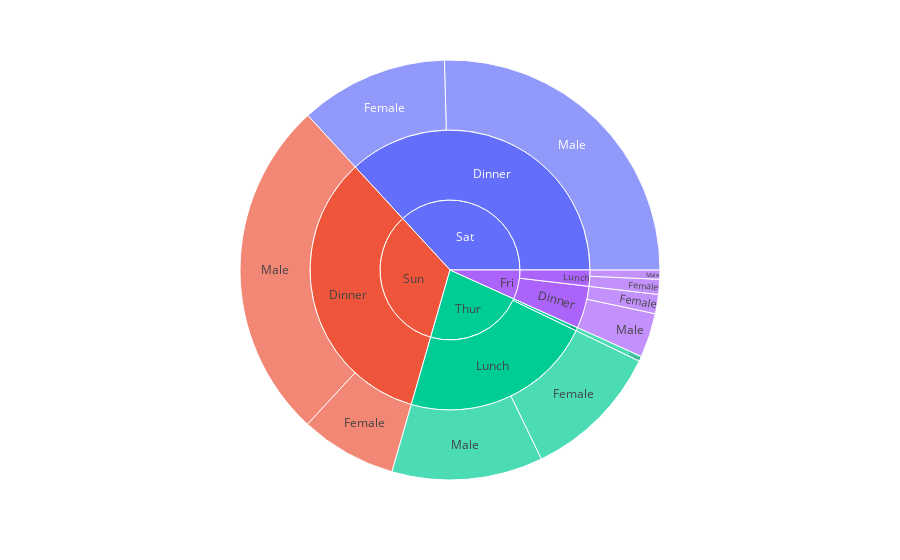

This figure's notebook cell:
### Code cell
import plotly.express as px
df = px.data.tips()
fig = px.sunburst(df, path=['day', 'time', 'sex'], values='total_bill')
fig.show()

### Figure 1 — Plotly figure (JSON) as saved in the notebook; plotly's stock layout.template omitted (floating-point values rounded to 4 significant figures)
{"data": [{"branchvalues": "total", "domain": {"x": [0, 1], "y": [0, 1]}, "hovertemplate": "labels=%{label}<br>total_bill=%{value}<br>parent=%{parent}<br>id=%{id}<extra></extra>", "ids": ["Fri/Dinner/Female", "Sat/Dinner/Female", "Sun/Dinner/Female", "Thur/Dinner/Female", "Fri/Lunch/Female", "Thur/Lunch/Female", "Fri/Dinner/Male", "Sat/Dinner/Male", "Sun/Dinner/Male", "Fri/Lunch/Male", "Thur/Lunch/Male", "Fri/Dinner", "Sat/Dinner", "Sun/Dinner", "Thur/Dinner", "Fri/Lunch", "Thur/Lunch", "Fri", "Sat", "Sun", "Thur"], "labels": ["Female", "Female", "Female", "Female", "Female", "Female", "Male", "Male", "Male", "Male", "Male", "Dinner", "Dinner", "Dinner", "Dinner", "Lunch", "Lunch", "Fri", "Sat", "Sun", "Thur"], "name": "", "parents": ["Fri/Dinner", "Sat/Dinner", "Sun/Dinner", "Thur/Dinner", "Fri/Lunch", "Thur/Lunch", "Fri/Dinner", "Sat/Dinner", "Sun/Dinner", "Fri/Lunch", "Thur/Lunch", "Fri", "Sat", "Sun", "Thur", "Fri", "Thur", "", "", "", ""], "type": "sunburst", "values": [71.55, 551.0, 357.7, 18.78, 55.76, 516.1, 164.4, 1227.0, 1269.0, 34.16, 561.4, 236.0, 1778.0, 1627.0, 18.78, 89.92, 1078.0, 325.9, 1778.0, 1627.0, 1096.0]}], "layout": {"legend": {"tracegroupgap": 0}, "margin": {"t": 60}}}
